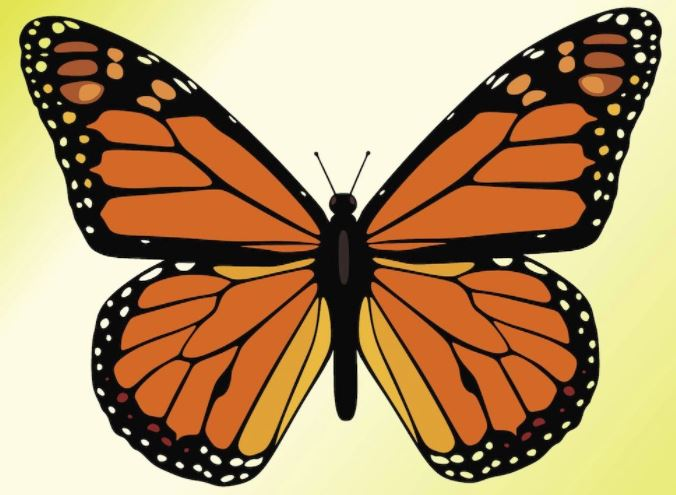
#> input picture butterfly.JPG, 676 x 495 px, found by its file name
$ python cv2_use.py
#> lines starting #> are read from the running program, lines starting #| are printed output that depends on the picture
import cv2

#import an image
img_color = cv2.imread('butterfly.jpg', 1)
#> img_color is the input picture: shape (495, 676, 3); mean B, G, R 106.7, 148.5, 177.8
img_greyscale = cv2.imread('butterfly.jpg', 0)
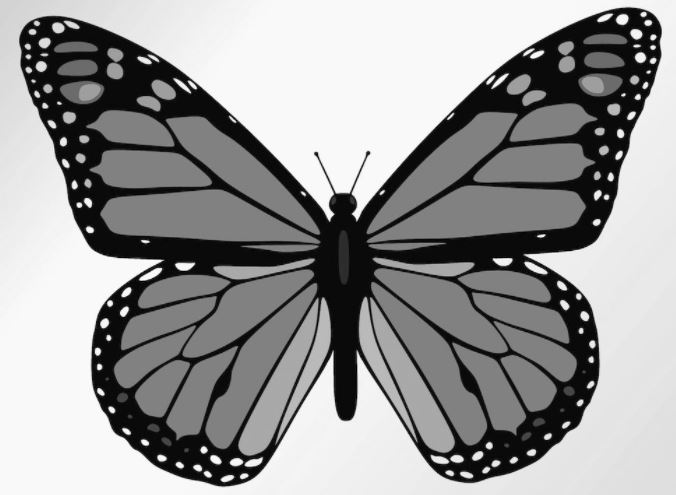
#> img_greyscale: shape (495, 676); min 0, max 255, mean 152.5

#find the dimension of the image.
dimension_color = img_color.shape
#> dimension_color = (495, 676, 3)
print('Image Dimensions: ',dimension_color)
#| Image Dimensions:  (495, 676, 3)
dimension_greyscale = img_greyscale.shape
#> dimension_greyscale = (495, 676)
print('Image Dimensions: ',dimension_greyscale)
#| Image Dimensions:  (495, 676)

#show the image.
cv2.imshow('color image', img_color)
cv2.waitKey(0)
cv2.imshow('greyscale image', img_greyscale)
cv2.waitKey(0)

#image downscaling.
down_height = 200
down_width = 400
down_points = (down_width, down_height)
resized_down = cv2.resize(img_color, down_points, interpolation = cv2.INTER_LINEAR)
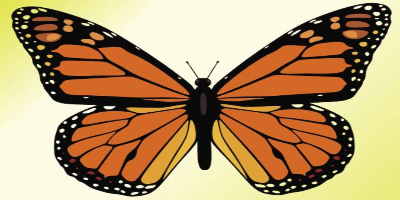
#> resized_down: shape (200, 400, 3); mean B, G, R 106.6, 148.4, 177.8
dimension_down_resized = resized_down.shape
#> dimension_down_resized = (200, 400, 3)
print('Down Resized Image Dimension: ',dimension_down_resized)
#| Down Resized Image Dimension:  (200, 400, 3)

cv2.imshow('Resized Down by defining height and width', resized_down)
cv2.waitKey(0)

#image upscaling.
up_height = 400
up_width = 700
up_points = (up_width,up_height)
resized_up = cv2.resize(img_color, up_points, interpolation = cv2.INTER_LINEAR)
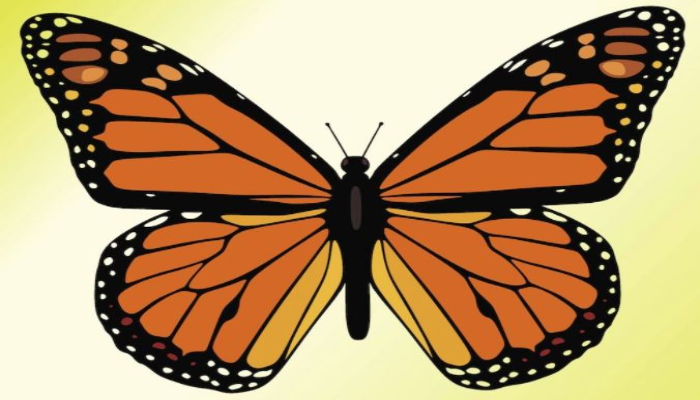
#> resized_up: shape (400, 700, 3); mean B, G, R 106.6, 148.4, 177.8
dimension_up_resized = resized_up.shape
#> dimension_up_resized = (400, 700, 3)
print('Up Resized Image Dimension: ',dimension_up_resized)
#| Up Resized Image Dimension:  (400, 700, 3)

cv2.imshow('Resized Up by defining height and width', resized_up)
cv2.waitKey(0)
cv2.destroyAllWindows()

#image cropping.
cropped_img = img_color[100:200, 300:500]
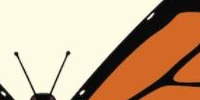
#> cropped_img: shape (100, 200, 3); mean B, G, R 139.7, 169.3, 199.1
dimension_cropped = cropped_img.shape
#> dimension_cropped = (100, 200, 3)
print('Cropped Image Dimension: ', dimension_cropped)
#| Cropped Image Dimension:  (100, 200, 3)

cv2.imshow('Cropped Image: ',cropped_img)
cv2.waitKey(0)
cv2.destroyAllWindows()

#image Rotation.
height, width = img_color.shape[:2]
#> height = 495
center = (width/2, height/2)
rotate_matrix = cv2.getRotationMatrix2D(center = center, angle=180, scale = 1)
rotated_img = cv2.warpAffine(src=img_color, M=rotate_matrix, dsize=(width,height))
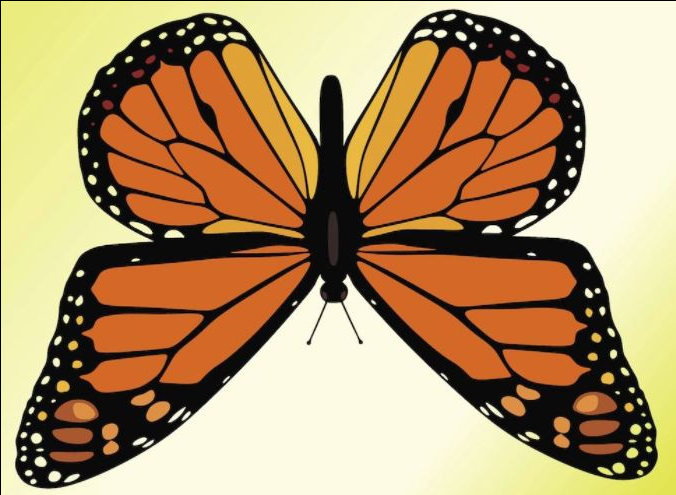
#> rotated_img: shape (495, 676, 3); mean B, G, R 106, 147.6, 177

cv2.imshow('Rotated image', rotated_img)
cv2.waitKey(0)
cv2.destroyAllWindows()
